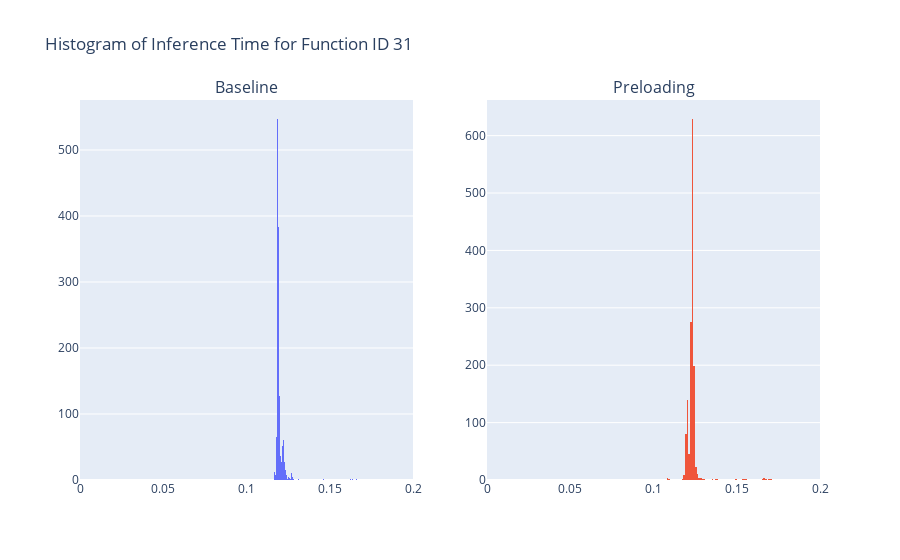

Here is the notebook cell this chart was saved with:
### Code cell
fig = make_subplots(rows=1, cols=2, subplot_titles=("Baseline", "Preloading"))

histogram_baseline = go.Histogram(x=filtered_31['inference_time'], nbinsx=100, histnorm='')
fig.add_trace(histogram_baseline, row=1, col=1)

histogram_preloading = go.Histogram(x=ex2_filtered_31['inference_time'], nbinsx=100, histnorm='')
fig.add_trace(histogram_preloading, row=1, col=2)

fig.update_layout(title_text="Histogram of Inference Time for Function ID 31", showlegend=False)

fig.update_xaxes(range=[0, 0.2], row=1, col=1)
fig.update_xaxes(range=[0, 0.2], row=1, col=2)

fig.show()

### Figure 1 — Plotly figure (JSON) as saved in the notebook; plotly's stock layout.template omitted (floating-point values rounded to 4 significant figures; data arrays with more than 128 entries replaced by an {"elided": "..."} marker saying what was removed)
{"data": [{"histnorm": "", "nbinsx": 100, "type": "histogram", "x": {"elided": "1442 float values"}, "xaxis": "x", "yaxis": "y"}, {"histnorm": "", "nbinsx": 100, "type": "histogram", "x": {"elided": "1442 float values"}, "xaxis": "x2", "yaxis": "y2"}], "layout": {"annotations": [{"font": {"size": 16}, "showarrow": false, "text": "Baseline", "x": 0.225, "xanchor": "center", "xref": "paper", "y": 1, "yanchor": "bottom", "yref": "paper"}, {"font": {"size": 16}, "showarrow": false, "text": "Preloading", "x": 0.775, "xanchor": "center", "xref": "paper", "y": 1, "yanchor": "bottom", "yref": "paper"}], "showlegend": false, "title": {"text": "Histogram of Inference Time for Function ID 31"}, "xaxis": {"anchor": "y", "domain": [0, 0.45], "range": [0, 0.2]}, "xaxis2": {"anchor": "y2", "domain": [0.55, 1], "range": [0, 0.2]}, "yaxis": {"anchor": "x", "domain": [0, 1]}, "yaxis2": {"anchor": "x2", "domain": [0, 1]}}}
